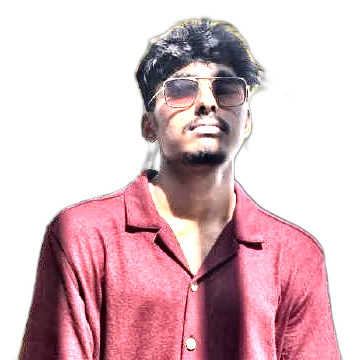
#> input picture source-prepped.png, 359 x 360 px
$ python make_ascii_svg.py
#> lines starting #> are read from the running program, lines starting #| are printed output that depends on the picture
#!/usr/bin/env python3
"""Turn the prepped portrait into an animated ASCII-art SVG.

The image is downsampled to a character grid and each cell picks a glyph from a
density ramp keyed on brightness. Rows then wipe in left-to-right, top-to-bottom,
so the portrait "types" itself onto the page.
"""
from pathlib import Path
from xml.sax.saxutils import escape

import numpy as np
from PIL import Image

ROOT = Path(__file__).resolve().parent.parent
SRC = ROOT / "source-prepped.png"
OUT = ROOT / "avi-ascii.svg"

COLS = 92
FONT = 6.6           # px
CELL_W = FONT * 0.6  # monospace advance width
CELL_H = FONT * 1.0
PAD = 10

# Sparse -> dense. Index by darkness, so white background lands on a space.
RAMP = " .`'\",:;!~+=*achkbdpqwmZO0QLCJUYXzcvunxr#MW&8%B@$"

BG = "#0d1117"
DIM = "#1f6f43"
MID = "#39d353"
HOT = "#9be9a8"


def ascii_grid(img: Image.Image) -> tuple[list[str], np.ndarray]:
    aspect = img.height / img.width
#> aspect = 1
    rows = max(1, round(COLS * aspect * (CELL_W / CELL_H)))
#> rows = 55

    grid = np.asarray(
        img.convert("L").resize((COLS, rows), Image.LANCZOS), dtype=np.float32
    )
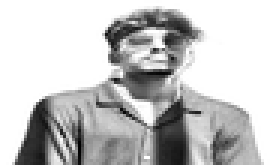
#> grid: shape (55, 92) float32 (shown 3 times larger); min 0, max 255, mean 197.2

    # Stretch the used range so the ramp is spent on the subject, not the
    # white backdrop the prep step baked in.
    lo, hi = np.percentile(grid, 2), np.percentile(grid, 98)
#> lo = 33; hi = 255
    norm = np.clip((grid - lo) / max(hi - lo, 1e-6), 0, 1)
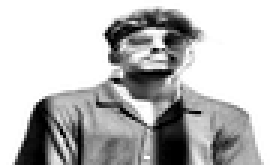
#> norm: shape (55, 92) float32 (shown 3 times larger); min 0, max 1, mean 0.74

    darkness = 1.0 - norm
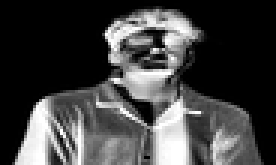
#> darkness: shape (55, 92) float32 (shown 3 times larger); min 0, max 1, mean 0.26
    idx = np.clip((darkness * len(RAMP)).astype(int), 0, len(RAMP) - 1)
    lines = ["".join(RAMP[i] for i in row) for row in idx]
    return lines, darkness


def main() -> None:
    if not SRC.exists():
        raise SystemExit(f"missing {SRC.name} - run prep_photo.py first")

    lines, darkness = ascii_grid(Image.open(SRC))
#> lines = 55 items
    rows = len(lines)
#> rows = 55
    w = round(COLS * CELL_W) + PAD * 2
    h = round(rows * CELL_H) + PAD * 2
#> h = 383

    per_row = 0.055           # stagger between rows
    wipe = 0.42               # how long one row takes to sweep across
    total = round(rows * per_row + wipe + 2.2, 2)
#> total = 5.64

    clips, texts, css = [], [], []
    for i, line in enumerate(lines):
        y = PAD + (i + 0.85) * CELL_H
        delay = round(i * per_row, 3)

        clips.append(
            f'<clipPath id="c{i}"><rect class="w" style="animation-delay:{delay}s" '
            f'x="{PAD}" y="{y - CELL_H}" width="{w}" height="{CELL_H * 1.4:.2f}"/></clipPath>'
        )

        # Colour the row by its mean ink: dense rows read hotter.
        ink = float(darkness[i].mean())
        fill = HOT if ink > 0.55 else MID if ink > 0.25 else DIM
        texts.append(
            f'<text clip-path="url(#c{i})" x="{PAD}" y="{y:.2f}" fill="{fill}">'
            f"{escape(line)}</text>"
        )
#> this loop made 55 passes
#> (y, delay, ink, fill) on passes 1 to 12: (15.61, 0, 0.000343, '#1f6f43'), (22.21, 0.055, 9.79e-05, '#1f6f43'), (28.81, 0.11, 0.00656, '#1f6f43'), (35.41, 0.165, 0.0517, '#1f6f43'), (42.01, 0.22, 0.0968, '#1f6f43'), (48.61, 0.275, 0.129, '#1f6f43'), (55.21, 0.33, 0.174, '#1f6f43'), (61.81, 0.385, 0.195, '#1f6f43'), (68.41, 0.44, 0.24, '#1f6f43'), (75.01, 0.495, 0.243, '#1f6f43'), (81.61, 0.55, 0.202, '#1f6f43'), (88.21, 0.605, 0.212, '#1f6f43')
#> after the loop, clips = 55 items; texts = 55 items

    css.append(
        f"""
    text {{
      font-family: 'SFMono-Regular', 'JetBrains Mono', Consolas, 'Liberation Mono', monospace;
      font-size: {FONT}px;
      letter-spacing: 0;
      white-space: pre;
      dominant-baseline: alphabetic;
    }}
    .w {{
      transform-box: fill-box;
      transform-origin: left center;
      transform: scaleX(0);
      animation: wipe {total}s linear infinite;
    }}
    @keyframes wipe {{
      0%   {{ transform: scaleX(0); }}
      {100 * wipe / total:.3f}% {{ transform: scaleX(1); }}
      {100 * (total - 1.0) / total:.3f}% {{ transform: scaleX(1); }}
      100% {{ transform: scaleX(1); }}
    }}
    .cursor {{ animation: blink 1.06s steps(1) infinite; }}
    @keyframes blink {{ 0%,49% {{ opacity: 1; }} 50%,100% {{ opacity: 0; }} }}
    .frame {{ fill: none; stroke: #21262d; stroke-width: 1; }}
    """
    )

    nl = "\n"
    svg = f"""<svg xmlns="http://www.w3.org/2000/svg" width="{w}" height="{h}" viewBox="0 0 {w} {h}" role="img" aria-label="ASCII-art portrait">
  <title>whoami</title>
  <style>{"".join(css)}</style>
  <rect width="{w}" height="{h}" rx="8" fill="{BG}"/>
  <rect x="0.5" y="0.5" width="{w - 1}" height="{h - 1}" rx="8" class="frame"/>
  <defs>
{nl.join("    " + c for c in clips)}
  </defs>
  <g>
{nl.join("    " + t for t in texts)}
  </g>
  <rect class="cursor" x="{PAD}" y="{h - PAD - 6}" width="{CELL_W:.2f}" height="5" fill="{MID}"/>
</svg>
"""
    OUT.write_text(svg)
    print(f"wrote {OUT.name}: {COLS}x{rows} chars, {w}x{h}px, {total}s loop")
#| wrote avi-ascii.svg: 92x55 chars, 384x383px, 5.64s loop


if __name__ == "__main__":
    main()

$ run again, with source-photo.png copied over source-prepped.png
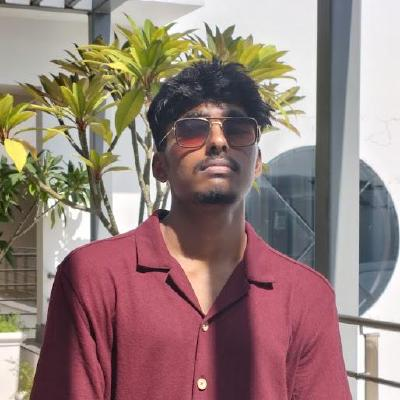
#> input picture source-photo.png, 400 x 400 px
#> aspect = 1
#> in ascii_grid, `rows = max(1, round(COLS * aspect * (CELL_W / CELL_H)))`: rows = 55
#> in ascii_grid, `grid = np.asarray( img.convert("L").resize((COLS, rows), Image.LANCZOS..`:
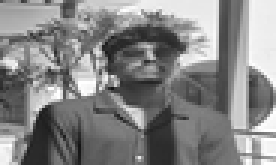
#> grid: shape (55, 92) float32 (shown 3 times larger); min 20, max 255, mean 133.2
#> lo = 41; hi = 246
#> in ascii_grid, `darkness = 1.0 - norm`:
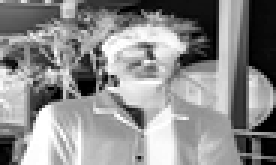
#> darkness: shape (55, 92) float32 (shown 3 times larger); min 0, max 1, mean 0.55
#> lines = 55 items
#> in main, `rows = len(lines)`: rows = 55
#> h = 383
#> total = 5.64
#> the loop in main, `for i, line in enumerate(lines):` made 55 passes
#> (y, delay, ink, fill) on passes 1 to 8: (15.61, 0, 0.301, '#39d353'), (22.21, 0.055, 0.295, '#39d353'), (28.81, 0.11, 0.248, '#1f6f43'), (35.41, 0.165, 0.279, '#39d353'), (42.01, 0.22, 0.322, '#39d353'), (48.61, 0.275, 0.367, '#39d353'), (55.21, 0.33, 0.383, '#39d353'), (61.81, 0.385, 0.38, '#39d353')
#> after the loop in main, `for i, line in enumerate(lines):`: clips = 55 items
#| wrote avi-ascii.svg: 92x55 chars, 384x383px, 5.64s loop
